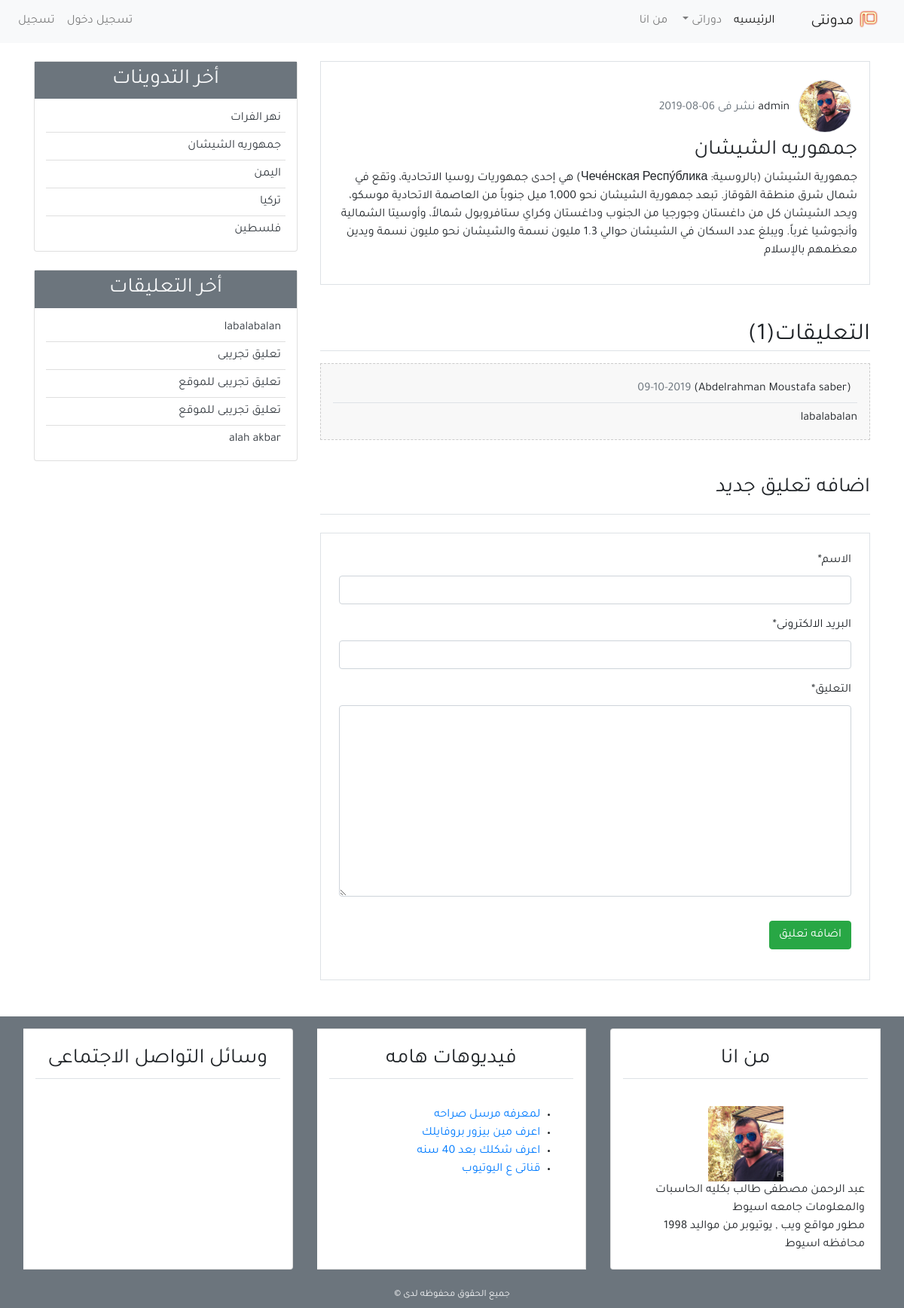
Page /post_details/18/ on the committed database.
### Blog/models.py (models this page shows, shortened)
class post(models.Model):
    title = models.CharField(max_length=100)
    content = models.TextField()
    post_date = models.DateTimeField(auto_now_add=True)
    post_update = models.DateTimeField(default= timezone.now)
    author = models.ForeignKey(User,on_delete=models.CASCADE)
    class Meta:
        ordering = ('-post_date',)

class comment(models.Model):
    name = models.CharField(max_length=100 ,verbose_name='الاسم')
    email = models.EmailField(verbose_name='البريد الالكترونى')
    body = models.TextField(verbose_name='التعليق')
    post_date = models.DateTimeField(auto_now_add=True)
    active = models.BooleanField(default=True)
    post = models.ForeignKey(post, on_delete=models.CASCADE ,related_name='comments')
    class Meta:
        ordering = ('-post_date',)

### User/models.py (models this page shows, shortened)
class profile(models.Model):
    image = models.ImageField(default='default.jpg',upload_to='profile_pics')
    user = models.OneToOneField(User,on_delete=models.CASCADE)

### Blog/views.py (the view)
# urls.py: path('post_details/<int:post_id>/',views.post_details,name='post_details'),
def post_details(request,post_id):
    post1 = post.objects.get(id=post_id)
    comments =comment.objects.filter(post=post1,active=True)
    if request.method == 'POST':
        comment_form = NewComment(data=request.POST)
        if comment_form.is_valid():
            new_comment = comment_form.save(commit=False)
            new_comment.post = post1
            new_comment.save()
            comment_form = NewComment()
    else:
        comment_form = NewComment()
    context = {'post':post1,'comments':comments , 'comment_form':comment_form}
    return render(request,'blog/post_detail.html',context)

### Blog/forms.py
class NewComment(forms.ModelForm):
    class Meta:
       model = comment
       fields = ('name','email','body')

### Blog/templatetags/post_tag.py (called while the page is built)
@register.inclusion_tag('blog/latest_posts.html')
def latest_posts():
    context = {
        'l_posts': post.objects.all()[0:5],
    }
    return context

@register.inclusion_tag('blog/latest_comments.html')
def latest_comments():
    context = {
        'l_comments': comment.objects.filter(active=True)[:5],
    }
    return context

### Blog/Templates/blog/post_detail.html (shortened to what this page needs)
{% extends 'blog/base.html' %}
{%load static%}
{%load crispy_forms_tags%}
{%block content%}
<div class = "border p-3 mb-3">
    <img  class="img-fluid rounded-circle border m-2" src="{{post.author.profile.image.url}}" width="70px">
    <span class=text-secondary" >{{post.author.username}}</span>
    <span class="text-secondary">نشر فى {{post.post_date|date:'d-m-Y'}}</span>
    <h3 >{{post.title}}</h3>
    <p>{{post.content}}</p>
</div>
<div>
    <h2 class="border-bottom mt-5 mb-3"> التعليقات({{comments.count}})</h2>
    {% if comments%}
    {%for comment in comments %}
    <div class="mb-3 p-3 comment">
      <h6 class="border-bottom p-2">({{comment.name}}) <span class="text-secondary"> {{comment.post_date|date:'d-m-Y'}}</span></h6>
      <p class="mb-0">{{comment.body}}</p>
        </div>
    {%endfor%}
    {%else%}
    <div class="text-center mb-3 p-4 comment ">
      <h5 class="mb-0">لايوجد تعليقات</h5>
    </div>
    {%endif%}
</div>
<h3 class="border-bottom pb-3 mb-3 mt-5">اضافه تعليق جديد </h3>
<div class="mb-5 mt-4 border p-4">
<form method="post">
    {{comment_form|crispy}}
    <button class="btn btn-success mt-3" type="submit"> اضافه تعليق </button>
</form>
</div>
{%endblock%}

### Blog/Templates/blog/latest_posts.html
<ul class="list-group-flush latest-post ">
    {%for post in l_posts%}
    <li class="list-group-item latest-post-item"> <a class="text-dark" href="{%url 'post_details' post.id %}">{{post.title}}</a></li>
     {%endfor%}
</ul>

### Blog/Templates/blog/latest_comments.html
<ul class="list-group-flush latest-comment ">
    {%for comment in l_comments%}
    <li class="list-group-item latest-comment-item"> <a class="text-dark" href="{%url 'post_details' comment.post.id %}">{{comment.body}}</a></li>
 {%empty%}
    <li class="list-group-item latest-comment-item">لايوجد تعليقات  </li>
    {%endfor%}
</ul>

### static/css/styles.css (style rules this page uses)
html, body { direction: rtl; text-align: right; }
body { font-family: 'Tajawal', sans-serif; }
.latest-post ,.latest-comment { padding:0 15px; }
.latest-post .latest-post-item , .latest-comment .latest-comment-item { padding:6px; }
.latest-post li:first-child , .latest-comment li:first-child { border-top:0; }
.latest-post li:last-child , .latest-comment li:last-child { border-bottom:0; padding-bottom:0; }
.comment { background-color:#f8f8f8; border: 1px dashed #CCC; }

### rows in the picture
post: author.profile.image (picture), author.username "admin", post_date "06-08-2019", title "جمهوريه الشيشان", content "جمهورية الشيشان (بالروسية: Чече́нская Респу́блика) هي إحدى جمهوريات روسيا الاتحادية، وتقع في شمال شرق منطقة القوقاز. تبعد جمهورية الشيشان نحو 1,000 ميل جنوباً من العاصمة الاتحادية موسكو، ويحد الشيشان كل من داغستان وجورجيا من الجنوب وداغستان وكراي ستافروبول شمالاً، وأوسيتا الشمالية وأنجوشيا غرباً. ويبلغ عدد السكان في الشيشان حوالي 1.3 مليون نسمة والشيشان نحو مليون نسمة ويدين معظمهم بالإسلام"
comment: name "Abdelrahman Moustafa saber", post_date "09-10-2019", body "labalabalan"
post: title "نهر الفرات"
post: title "اليمن"
post: title "تركيا"
post: title "فلسطين"
comment: body "تعليق تجريبى"
comment: body "تعليق تجريبى للموقع"
comment: body "تعليق تجريبى للموقع"
comment: body "alah akbar"

### other values in the picture
{{ comments.count }} "1"
